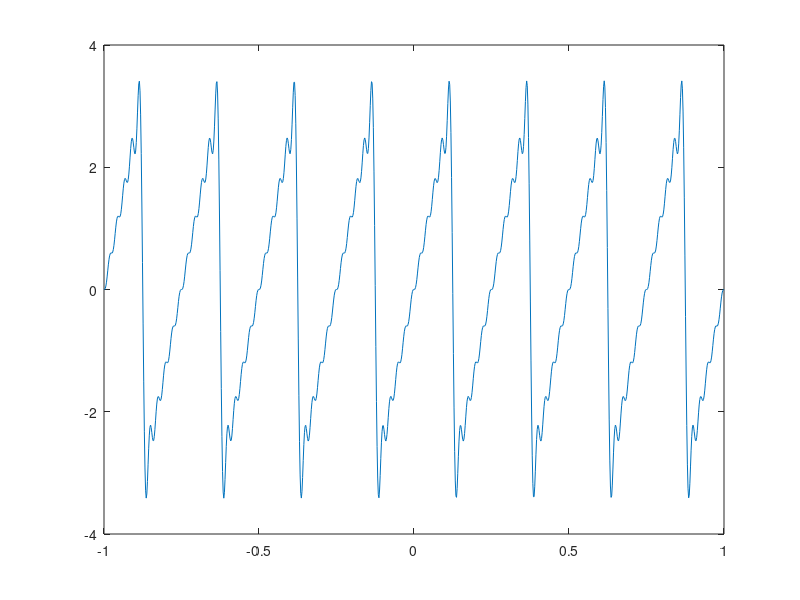

The MATLAB script that drew this image:
clear
clc
f = 4;
S = 0;
t = linspace(-1, 1, 1000);
for n = 1:10;
  S = S+ (2/n)*(-1)^(n+1)*sin(2*pi*f*n*t);
endfor
plot(t, S);